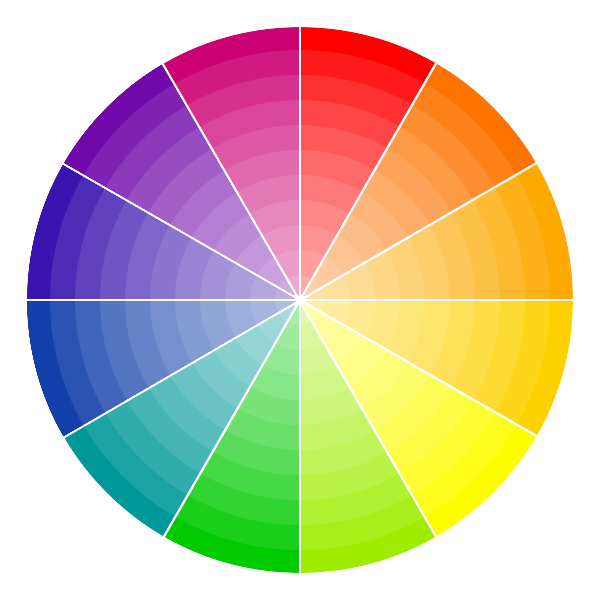
#> input picture HapticDevice/samples/colour-wheel.jpg, 600 x 600 px
$ python imageConversion.py
#> lines starting #> are read from the running program, lines starting #| are printed output that depends on the picture
import os
from PIL import Image # pip install Pillow
import datetime
from pathlib import Path


def GetStaticImage():
  return "colour-wheel.jpg"

def ConvertColours(imageObject):
  # convert to greyscale, 256 different shades
  return imageObject.convert(mode="L")

def PixeliseImage(imageFile, desiredSizeTuple):
#> called with imageFile = './samples/colour-wheel.jpg', desiredSizeTuple = (45, 30)
  imageObject = Image.open(imageFile)
#> imageObject is the input picture: PIL image 600x600 RGB; mean R, G, B 206.7, 191.8, 166.9
  imageSize = imageObject.size
#> imageSize = (600, 600)
  imageRatio = imageSize[0]/imageSize[1]
#> imageRatio = 1

  newImageRatio = desiredSizeTuple[0]/desiredSizeTuple[1]
  croppedSize = list(imageSize)
#> croppedSize = [600, 600]
  if imageRatio > newImageRatio:
    # the old image is wider than required
    croppedSize[0] = int(imageSize[1] * newImageRatio)
  else:
    croppedSize[1] = int(imageSize[0] / newImageRatio)

  cropBox = (int((imageSize[0] - croppedSize[0]) / 2),
             int((imageSize[1] - croppedSize[1]) / 2),
             int((imageSize[0] - croppedSize[0]) / 2 + croppedSize[0]),
             int((imageSize[1] - croppedSize[1]) / 2 + croppedSize[1])
            )
#> cropBox = (0, 100, 600, 500)
  # FMTODO we should probably to the resize first and then the crop, as the resize would more quickly reduce the size of the object so the other op will will be faster
  # crop the image to remove the unwanted pixels
  newImageObject = imageObject.crop(cropBox)
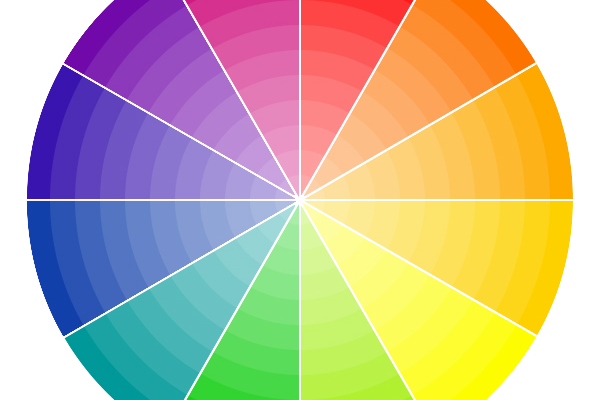
#> newImageObject: PIL image 600x400 RGB; mean R, G, B 196.8, 180.2, 153.6
  # resize to the number of wanted pixel
  newImageObject = newImageObject.resize(desiredSizeTuple)
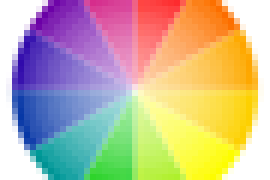
#> newImageObject: PIL image 45x30 RGB (shown 6 times larger); mean R, G, B 196.7, 180.1, 153.6
  # scale up the image to compare it to the original (debug only)
  newImageObject = newImageObject.resize(croppedSize, resample=Image.Resampling.BOX)
#> newImageObject: PIL image 600x400 RGB

  return newImageObject


def ProcessSpecificImage(imageFilePath, desiredSizeTuple):
  print("Processing new image")


  newImageObject = PixeliseImage(imageFilePath, desiredSizeTuple)
  newImageObject = ConvertColours(newImageObject)
#> in ConvertColours, `return imageObject.convert(mode="L")`:
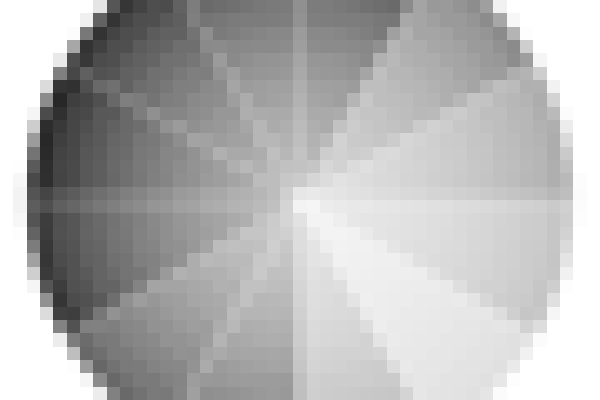
#> returned value: PIL image 600x400 L; min 39, max 255, mean 182

  fileName = os.path.basename(imageFilePath)
  [fileNameNoExtension, extension] = fileName.rsplit(".")
  #timestamp = str(int(datetime.datetime.now().timestamp()))
  newImageFolder = os.path.join(".", "compressedFiles")
  newImagePath = os.path.join(newImageFolder, "{}_{}x{}.{}".format(fileNameNoExtension, desiredSizeTuple[0], desiredSizeTuple[1], extension))
  Path(newImageFolder).mkdir(parents=True, exist_ok=True)
  newImageObject.save(newImagePath)

  return

if __name__ == "__main__":
  sizeSamples = [(45, 30), (60, 40), (75, 50), (100, 66), (120, 80), (150, 100)]
  for file in os.listdir("./samples"):
    for size in sizeSamples:
      ProcessSpecificImage(os.path.join("./samples", file), size)
#> pass 2 of the loop `for file in os.listdir("./samples"):`:
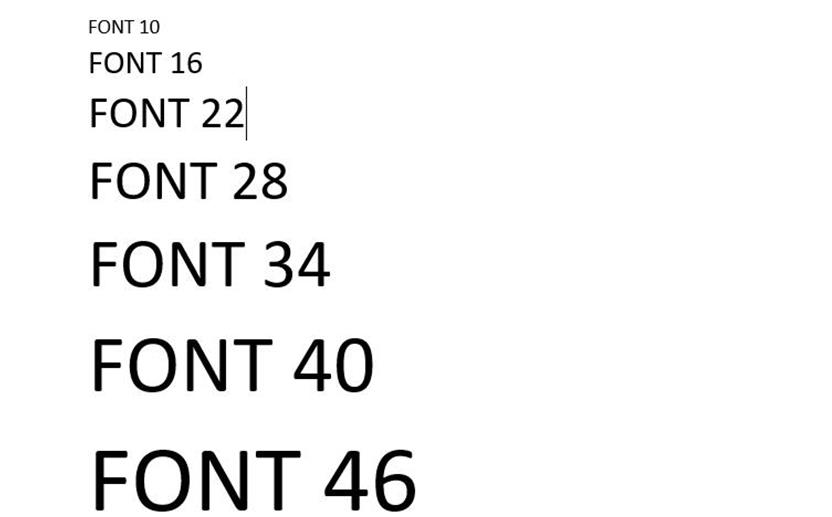
#> input picture HapticDevice/samples/font.jpg, 832 x 517 px
#> in PixeliseImage, imageObject is the input picture: PIL image 832x517 RGB; min 0, max 255, mean 243.8
#> in PixeliseImage (call 7), `newImageObject = imageObject.crop(cropBox)`:
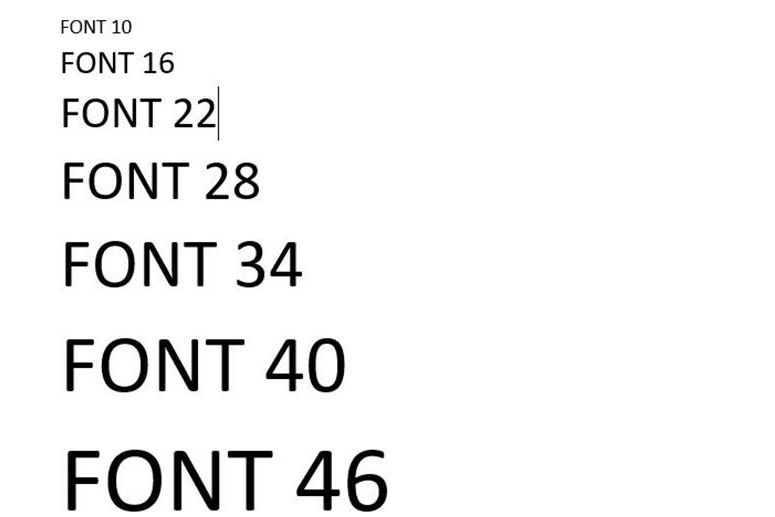
#> newImageObject: PIL image 775x517 RGB; min 0, max 255, mean 243
#> in PixeliseImage (call 7), `newImageObject = newImageObject.resize(desiredSizeTuple)`:
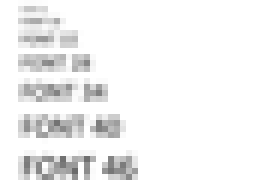
#> newImageObject: PIL image 45x30 RGB (shown 6 times larger); min 107, max 255, mean 242.6
#> pass 3 of the loop `for file in os.listdir("./samples"):`:
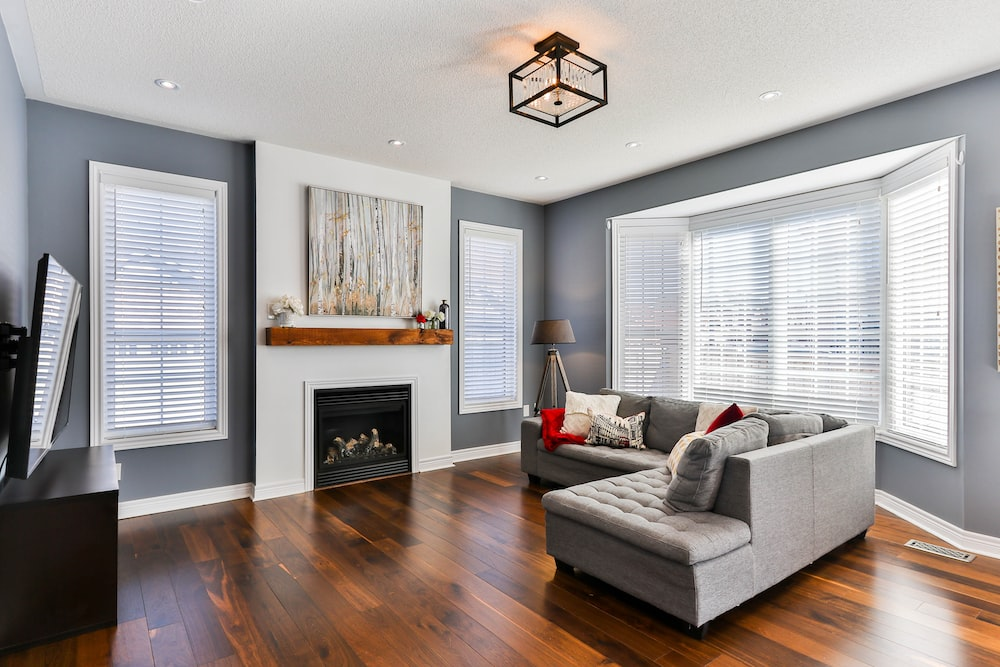
#> input picture HapticDevice/samples/living_room.jpg, 1000 x 667 px
#> in PixeliseImage, imageObject is the input picture: PIL image 1000x667 RGB; mean R, G, B 159.9, 151.8, 148.4
#> in PixeliseImage (call 13), `newImageObject = newImageObject.resize(croppedSize, resample=Image.Res..`:
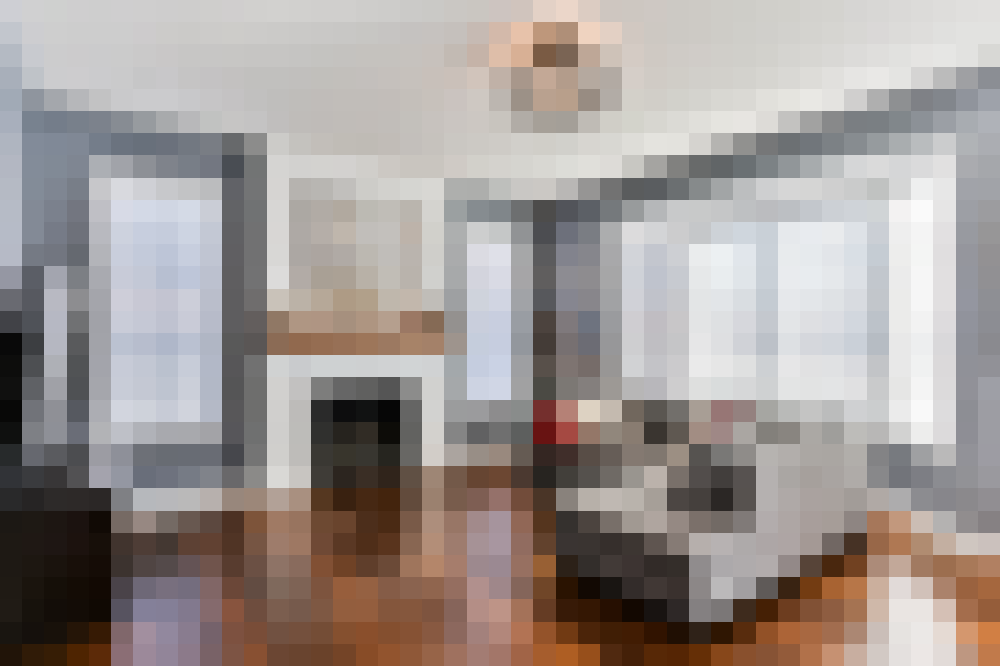
#> newImageObject: PIL image 1000x666 RGB; mean R, G, B 159.9, 151.8, 148.5
#> in ConvertColours (call 13), `return imageObject.convert(mode="L")`:
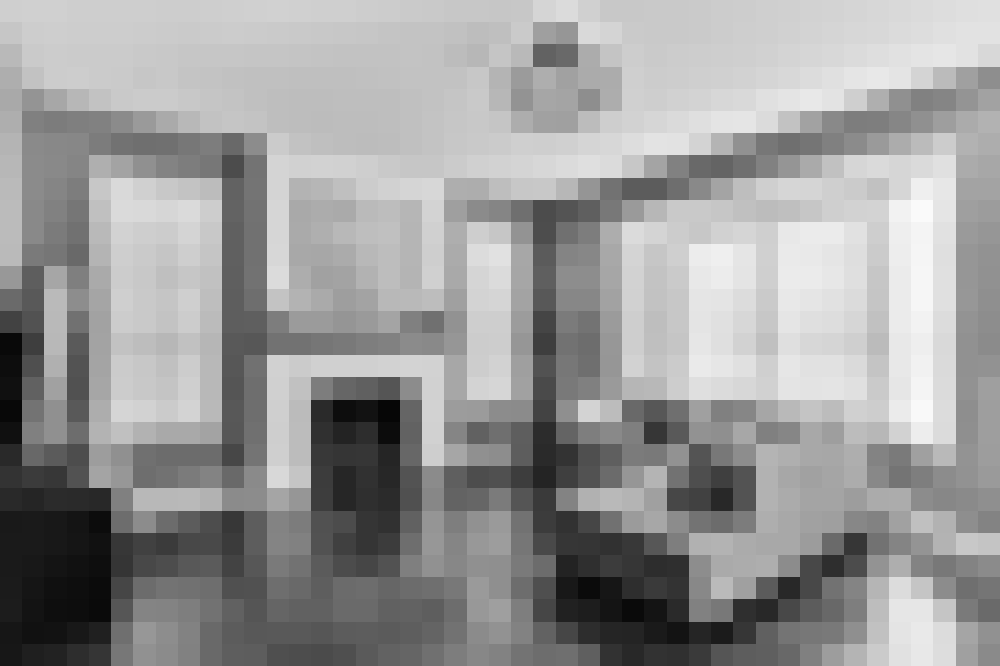
#> returned value: PIL image 1000x666 L; min 6, max 250, mean 153.9
